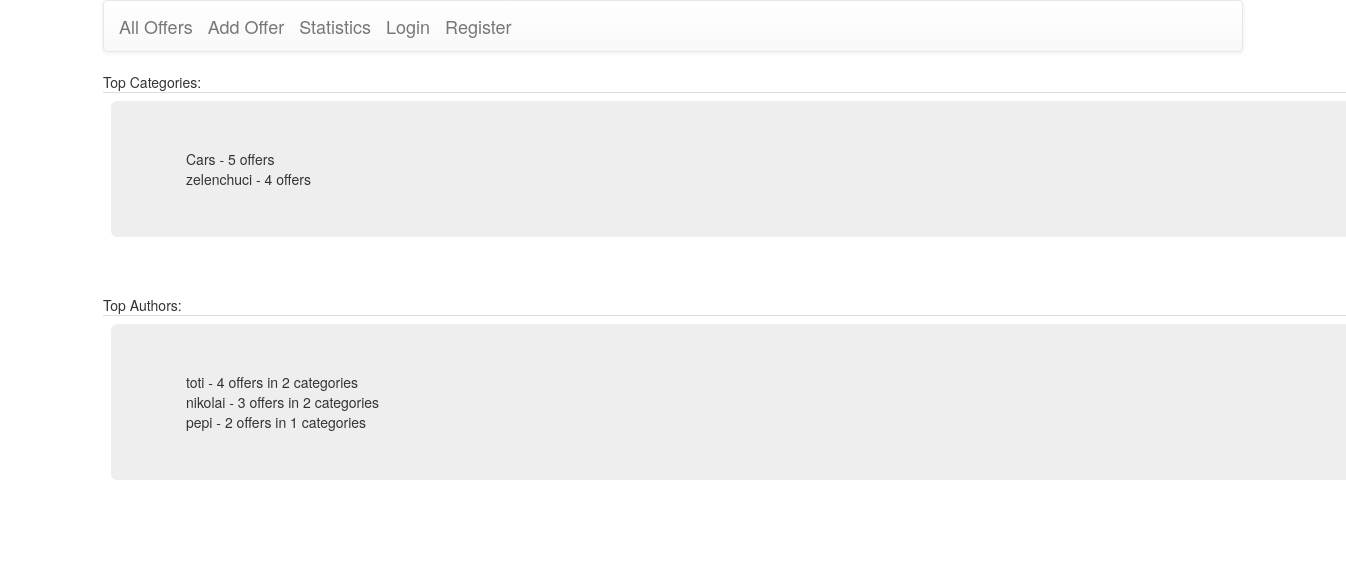
Screenshot of /stats/ with the database file from the repository.
### simpleofferts/models.py (models this page shows, shortened)
class Categories(models.Model):
    title = models.CharField(max_length=50, unique=True)

### simpleofferts/views.py (the view)
# urls.py: url(r'^stats/$', StatsView.as_view(), name='stats'),
class StatsView(TemplateView):
    template_name = "simpleofferts/stats.html"
    def get_context_data(self, **kwargs):
        context = super(StatsView, self).get_context_data(**kwargs)
        context['top_categories'] = Categories.objects.all().annotate(number_of_oferts=Count('categorys__id')).order_by('-number_of_oferts')[:3]
        context['top_authors'] = SimpleOfert.objects.values("author__username").annotate(number_of_oferts=Count('author__id')).annotate(number_of_categorys=Count('category__id' ,distinct=True)).order_by('-number_of_oferts')[:3]
        return context

### templates/simpleofferts/stats.html
{% extends "simpleofferts/base.html" %}
{% block content %}
<span>Top Categories:</span>
<table class="table">
	<tbody>
		<tr><td>
			<div class="jumbotron">
				<div class="container" width="400px">
					{% for topcat in top_categories %}
					{{topcat.title}} - {{topcat.number_of_oferts}} offers <br>
					{% endfor %}
				</div>
			</div>
		</td></tr>
</tbody>
</table>
Top Authors:
<table class="table">
	<tbody>
		<tr><td>
			<div class="jumbotron">
				<div class="container" width="400px">
					{% for topauth in top_authors %}
					{{topauth.author__username}} - {{topauth.number_of_oferts}} offers in {{ topauth.number_of_categorys }} categories<br>
					{% endfor %}
				</div>
			</div>
		</td></tr>
</tbody>
</table>
{% endblock content %}

### rows the page displays
Categories: title "Cars", number_of_oferts "5"
Categories: title "zelenchuci", number_of_oferts "4"

### other values shown
{{ topauth.author__username }} "toti"
{{ topauth.number_of_oferts }} "4"
{{ topauth.number_of_categorys }} "2"
{{ topauth.author__username }} "nikolai"
{{ topauth.number_of_oferts }} "3"
{{ topauth.author__username }} "pepi"
{{ topauth.number_of_oferts }} "2"
{{ topauth.number_of_categorys }} "1"
